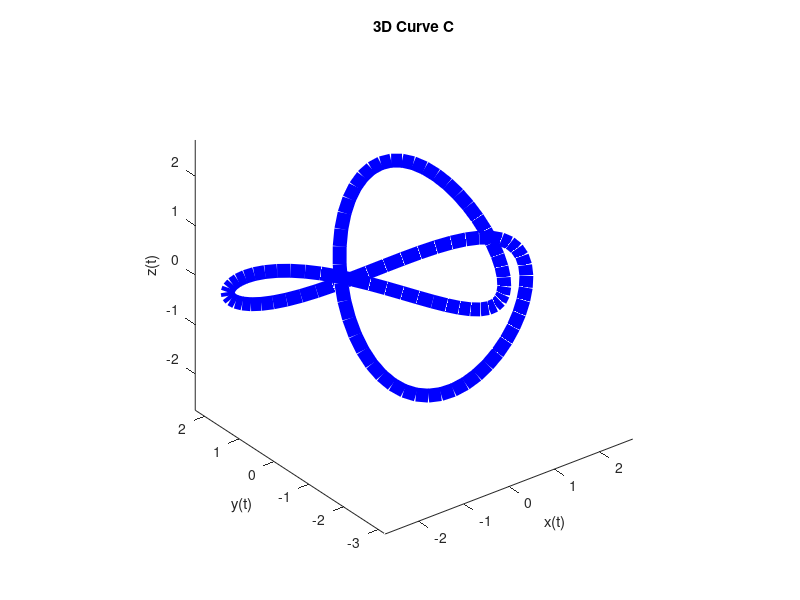

Reproduce this figure in MATLAB.
% Define t as a vector with 100 equally spaced points from 0 to 2π
t = linspace(0, 2*pi, 100);

% Define x(t), y(t), z(t) according to the given functions
x = sin(t) + 2*sin(2*t);
y = cos(t) - 2*cos(2*t);
z = -sin(3*t);

% Create the 3D plot with blue solid lines and line width 10
figure;
plot3(x, y, z, 'b-', 'LineWidth', 10);

% Set equal axis scales
axis equal;

% Add labels and title
xlabel('x(t)');
ylabel('y(t)');
zlabel('z(t)');
title('3D Curve C');

